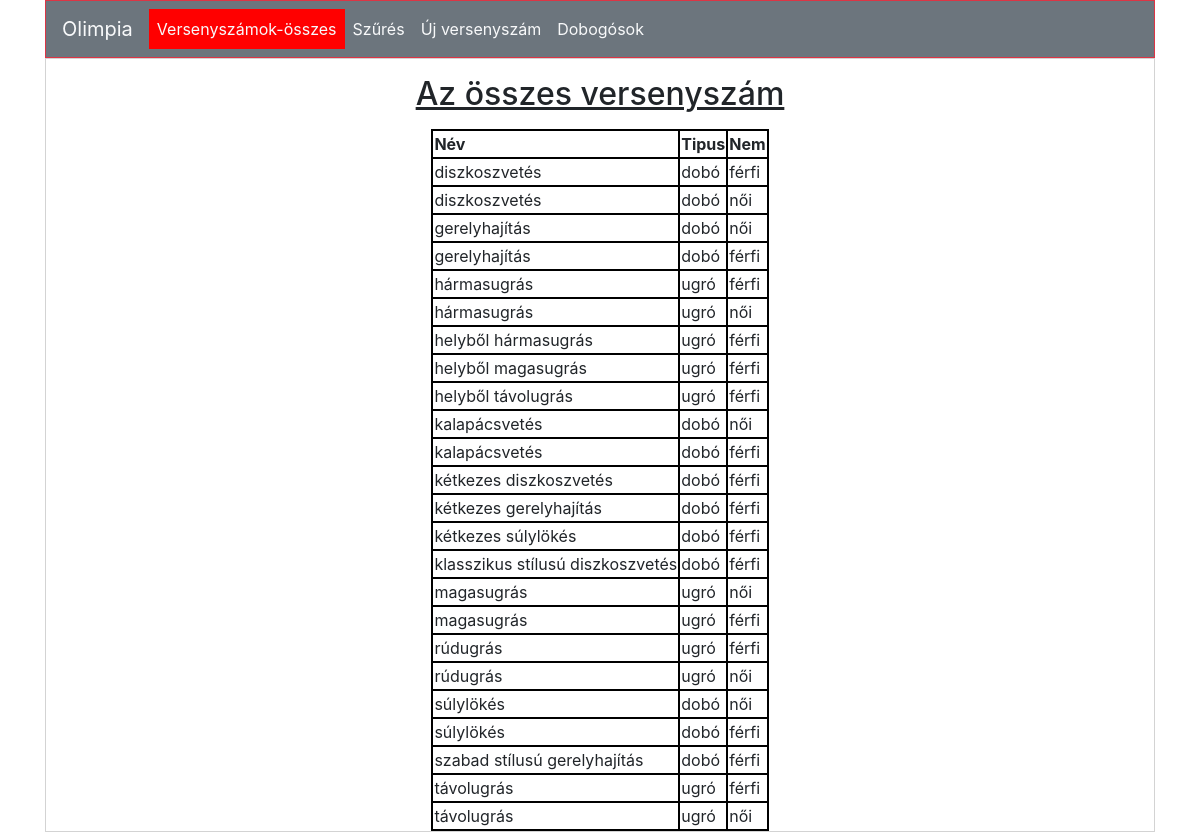
Page /index.php?page=osszesVersenyszam.php on the committed database.
### tables this page shows
CREATE TABLE `versenyszam` (
  `az` int(11) NOT NULL,
  `nev` varchar(32) DEFAULT NULL,
  `tipus` varchar(4) DEFAULT NULL,
  `nem` varchar(5) DEFAULT NULL
);

### osszesVersenyszam.php (the view)
<?php
$versenyszamok="";
$sql="SELECT nev,tipus,nem from versenyszam order by nev,tipus";
$stmt=$db->query($sql);
while($row=$stmt->fetch()){
    extract($row);
    $versenyszamok.="<tr><td>{$nev}</td><td>{$tipus}</td><td>{$nem}</td></tr>";
}
?>
<div class="containter">
<h2 class="text-center m-3">Az összes versenyszám</h2>
    <div class="row justify-content-center">
            <table>
                <thead>
                    <th>Név</th>
                    <th>Tipus</th>
                    <th>Nem</th>
                </thead>
                <tbody>
                    <?=$versenyszamok?>
                </tbody>
            </table>
        </div>
    </div>
</div>

### index.php (shortened to what this page needs)
<!DOCTYPE html>
<html lang="hu">
<head>
	<link rel="stylesheet" href="bootstrap/bootstrap.min.css" />
	<link rel="stylesheet" href="style.css">
</head>
<body>
<div class="container">
<nav class="navbar navbar-expand-lg navbar-light bg-secondary border border-danger">
  <a class="navbar-brand text-light active" href="index.php?page=fooldal.php">Olimpia</a>
  <div class="collapse navbar-collapse" id="navbarNav">
		<ul class="navbar-nav">
			<li class="nav-item active ">
				<a class="nav-link text-light" href="index.php?page=osszesVersenyszam.php">Versenyszámok-összes</a>
			</li>
            <li class="nav-item active ">
				<a class="nav-link text-light" href="index.php?page=szures.php">Szűrés</a>
			</li>
            <li class="nav-item active ">
				<a class="nav-link text-light" href="index.php?page=ujVersenyszam.php">Új versenyszám</a>
			</li>
            <li class="nav-item active ">
				<a class="nav-link text-light" href="index.php?page=dobogosok.php">Dobogósok</a>
			</li>
		</ul>
  </div>
</nav>
    <div class="tartalom">
		<?php
			if(isset($_GET['page'])){
				include $_GET['page'];
			}else include "fooldal.php"
		?>
	</div>
</body>
</html>

### style.css (style rules this page uses)
.tartalom { border:1px solid lightgray; min-height: 600px; }
table,tr,td,th { border: 2px solid black; }
h1,h2,h3 { text-decoration: underline; }

### rows in the picture
versenyszam: nev "diszkoszvetés", tipus "dobó", nem "férfi"
versenyszam: nev "diszkoszvetés", tipus "dobó", nem "női"
versenyszam: nev "gerelyhajítás", tipus "dobó", nem "női"
versenyszam: nev "gerelyhajítás", tipus "dobó", nem "férfi"
versenyszam: nev "hármasugrás", tipus "ugró", nem "férfi"
versenyszam: nev "hármasugrás", tipus "ugró", nem "női"
versenyszam: nev "helyből hármasugrás", tipus "ugró", nem "férfi"
versenyszam: nev "helyből magasugrás", tipus "ugró", nem "férfi"
versenyszam: nev "helyből távolugrás", tipus "ugró", nem "férfi"
versenyszam: nev "kalapácsvetés", tipus "dobó", nem "női"
versenyszam: nev "kalapácsvetés", tipus "dobó", nem "férfi"
versenyszam: nev "kétkezes diszkoszvetés", tipus "dobó", nem "férfi"
versenyszam: nev "kétkezes gerelyhajítás", tipus "dobó", nem "férfi"
versenyszam: nev "kétkezes súlylökés", tipus "dobó", nem "férfi"
versenyszam: nev "klasszikus stílusú diszkoszvetés", tipus "dobó", nem "férfi"
versenyszam: nev "magasugrás", tipus "ugró", nem "női"
versenyszam: nev "magasugrás", tipus "ugró", nem "férfi"
versenyszam: nev "rúdugrás", tipus "ugró", nem "férfi"
versenyszam: nev "rúdugrás", tipus "ugró", nem "női"
versenyszam: nev "súlylökés", tipus "dobó", nem "női"
versenyszam: nev "súlylökés", tipus "dobó", nem "férfi"
versenyszam: nev "szabad stílusú gerelyhajítás", tipus "dobó", nem "férfi"
versenyszam: nev "távolugrás", tipus "ugró", nem "férfi"
versenyszam: nev "távolugrás", tipus "ugró", nem "női"
